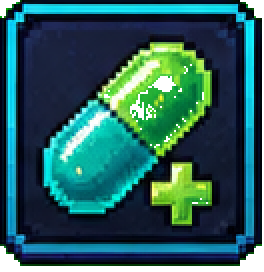
#> input picture src/assets/battle-hud/cmd-anti-inflammatory.png, 132 x 136 px (shown 2 times larger)
$ python inspect_spritesheet.py --input ../../../../src/assets/battle-hud/cmd-anti-inflammatory.png
#> lines starting #> are read from the running program, lines starting #| are printed output that depends on the picture; after the words box and inside, x2 and y2 are one past the last pixel; in counts of white or black regions, pixels touching at a corner belong together
#!/usr/bin/env python3
"""Inspect a spritesheet without assuming that a visible checkerboard is alpha."""

from __future__ import annotations

import argparse
import json
from collections import Counter
from pathlib import Path

from PIL import Image


def parse_args() -> argparse.Namespace:
    parser = argparse.ArgumentParser()
    parser.add_argument("--input", required=True)
    parser.add_argument("--output")
    return parser.parse_args()


def edge_pixels(image: Image.Image) -> list[tuple[int, int, int]]:
    rgb = image.convert("RGB")
    width, height = rgb.size
    pixels = rgb.load()
    edge: list[tuple[int, int, int]] = []
    for x in range(width):
        edge.append(pixels[x, 0])
        if height > 1:
            edge.append(pixels[x, height - 1])
    for y in range(1, max(1, height - 1)):
        edge.append(pixels[0, y])
        if width > 1:
            edge.append(pixels[width - 1, y])
    return edge


def main() -> None:
    args = parse_args()
    input_path = Path(args.input)
    image = Image.open(input_path)
#> image is the input picture: PIL image 132x136 RGBA; mean R, G, B, A 27.9, 91.7, 79.4, 241.8
    rgba = image.convert("RGBA")
    alpha = rgba.getchannel("A")
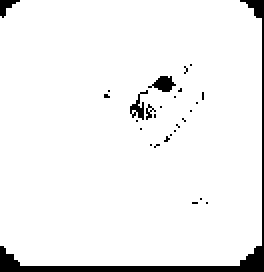
#> alpha: PIL image 132x136 L (shown 2 times larger); 94.8% white; 28 black regions (24 under 20 px), largest, box (x1, y1, x2, y2) and area: (0, 0, 132, 136) 713, (74, 38, 88, 46) 64, (65, 45, 74, 60) 50, (0, 0, 10, 9) 43
    alpha_extrema = alpha.getextrema()
#> alpha_extrema = (0, 255)
    total_pixels = image.width * image.height
#> total_pixels = 17952
    transparent_pixels = total_pixels - alpha.histogram()[255]
#> transparent_pixels = 932
    edges = edge_pixels(image)
#> in edge_pixels, `rgb = image.convert("RGB")`:
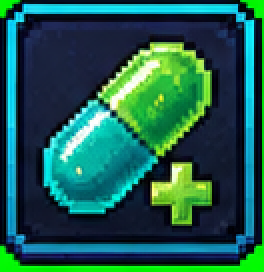
#> rgb: PIL image 132x136 RGB (shown 2 times larger); mean R, G, B 27.9, 91.7, 79.4
#> after the loop in edge_pixels, `for x in range(width):`: edge = 264 items, first 6: (5, 249, 5), (2, 249, 3), (5, 249, 3), (2, 248, 3), (4, 250, 1), (2, 249, 2)
#> after the loop in edge_pixels, `for y in range(1, max(1, height - 1)):`: edge = 532 items, first 6: (5, 249, 5), (2, 249, 3), (5, 249, 3), (2, 248, 3), (4, 250, 1), (2, 249, 2)
#> edges has the same summary as edge in edge_pixels
    edge_counts = Counter(edges)
#> edge_counts = 306 items
    grayscale_edges = sum(
        count
        for (red, green, blue), count in edge_counts.items()
        if max(red, green, blue) - min(red, green, blue) <= 5
    )
#> grayscale_edges = 1
    grayscale_edge_ratio = grayscale_edges / max(1, len(edges))
#> grayscale_edge_ratio = 0.00188
    dominant_edges = [
        {"rgb": list(color), "count": count}
        for color, count in edge_counts.most_common(8)
    ]
#> dominant_edges = 8 items
    dominant_gray_count = sum(
        1
        for item in dominant_edges[:4]
        if max(item["rgb"]) - min(item["rgb"]) <= 5
    )
#> dominant_gray_count = 0
    has_alpha_channel = "A" in image.getbands()
#> has_alpha_channel = True
    likely_baked_checkerboard = (
        transparent_pixels == 0
        and grayscale_edge_ratio >= 0.65
        and dominant_gray_count >= 2
    )
#> likely_baked_checkerboard = False

    report = {
        "input": str(input_path),
        "format": image.format,
        "mode": image.mode,
        "bands": list(image.getbands()),
        "size": [image.width, image.height],
        "pixelCount": total_pixels,
        "hasAlphaChannel": has_alpha_channel,
        "alphaExtrema": list(alpha_extrema),
        "transparentPixelCount": transparent_pixels,
        "transparentPixelRatio": transparent_pixels / max(1, total_pixels),
        "grayscaleEdgeRatio": grayscale_edge_ratio,
        "dominantEdgeColors": dominant_edges,
        "likelyBakedCheckerboard": likely_baked_checkerboard,
        "manualChecksRequired": [
            "labels and reference text",
            "animation rows and frame counts",
            "margins, spacing, and irregular grid regions",
            "clipped or overlapping content",
            "proportion and design drift",
            "halos and interior colors close to the background",
        ],
    }
    serialized = json.dumps(report, indent=2)
    if args.output:
        output_path = Path(args.output)
        output_path.parent.mkdir(parents=True, exist_ok=True)
        output_path.write_text(serialized, encoding="utf-8")
    print(serialized)
#> (printed output is left out)


if __name__ == "__main__":
    main()

$ run again, on src/assets/battle-hud/cmd-attack.png
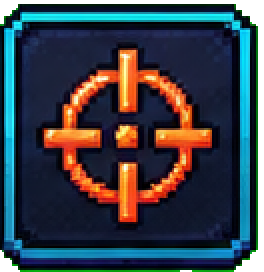
#> input picture src/assets/battle-hud/cmd-attack.png, 132 x 136 px (shown 2 times larger)
#> in main, image is the input picture: PIL image 132x136 RGBA; mean R, G, B, A 44.2, 64, 60.2, 241.8
#> in main, `alpha = rgba.getchannel("A")`:
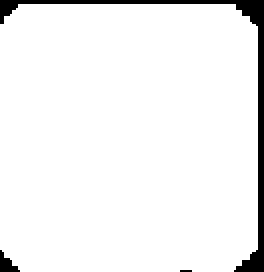
#> alpha: PIL image 132x136 L (shown 2 times larger); 94.8% white; 3 black regions (1 under 20 px), largest, box (x1, y1, x2, y2) and area: (0, 0, 132, 136) 864, (0, 125, 10, 136) 58
#> alpha_extrema = (0, 255)
#> transparent_pixels = 928
#> in edge_pixels, `rgb = image.convert("RGB")`:
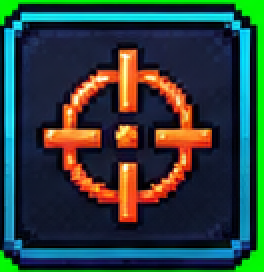
#> rgb: PIL image 132x136 RGB (shown 2 times larger); mean R, G, B 44.2, 64, 60.2
#> after the loop in edge_pixels, `for x in range(width):`: edge = 264 items, first 6: (3, 250, 5), (3, 250, 4), (3, 250, 5), (4, 251, 3), (3, 249, 4), (4, 250, 2)
#> after the loop in edge_pixels, `for y in range(1, max(1, height - 1)):`: edge = 532 items, first 6: (3, 250, 5), (3, 250, 4), (3, 250, 5), (4, 251, 3), (3, 249, 4), (4, 250, 2)
#> edges has the same summary as edge in edge_pixels
#> edge_counts = 291 items
#> grayscale_edges = 2
#> grayscale_edge_ratio = 0.00376
#> dominant_edges = 8 items
#> dominant_gray_count = 0
#> has_alpha_channel = True
#> likely_baked_checkerboard = False
#> (printed output is left out)

$ run again, on src/assets/battle-hud/cmd-bacterial-analysis.png
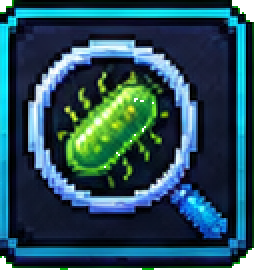
#> input picture src/assets/battle-hud/cmd-bacterial-analysis.png, 132 x 136 px (shown 2 times larger)
#> in main, image is the input picture: PIL image 132x136 RGBA; mean R, G, B, A 32.5, 84, 81.1, 239.1
#> in main, `alpha = rgba.getchannel("A")`:
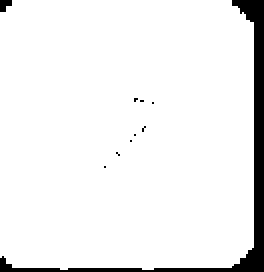
#> alpha: PIL image 132x136 L (shown 2 times larger); 93.8% white; 10 black regions (8 under 20 px), largest, box (x1, y1, x2, y2) and area: (0, 0, 132, 136) 1078, (0, 0, 6, 6) 27
#> alpha_extrema = (0, 255)
#> transparent_pixels = 1119
#> in edge_pixels, `rgb = image.convert("RGB")`:
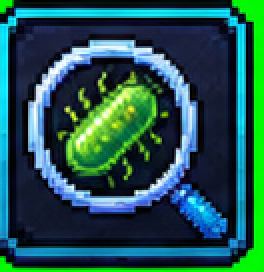
#> rgb: PIL image 132x136 RGB (shown 2 times larger); mean R, G, B 32.5, 84, 81.1
#> after the loop in edge_pixels, `for x in range(width):`: edge = 264 items, first 6: (4, 250, 6), (2, 252, 3), (5, 249, 7), (3, 253, 3), (9, 247, 8), (4, 253, 4)
#> after the loop in edge_pixels, `for y in range(1, max(1, height - 1)):`: edge = 532 items, first 6: (4, 250, 6), (2, 252, 3), (5, 249, 7), (3, 253, 3), (9, 247, 8), (4, 253, 4)
#> edges has the same summary as edge in edge_pixels
#> edge_counts = 294 items
#> grayscale_edges = 51
#> grayscale_edge_ratio = 0.0959
#> dominant_edges = 8 items
#> dominant_gray_count = 0
#> has_alpha_channel = True
#> likely_baked_checkerboard = False
#> (printed output is left out)

$ run again, on src/assets/battle-hud/cmd-cytotoxic.png
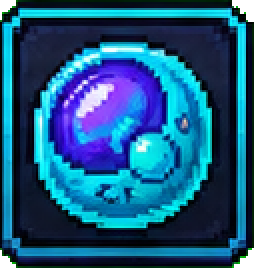
#> input picture src/assets/battle-hud/cmd-cytotoxic.png, 132 x 136 px (shown 2 times larger)
#> in main, image is the input picture: PIL image 132x136 RGBA; mean R, G, B, A 20.7, 95.2, 119.2, 238.7
#> in main, `alpha = rgba.getchannel("A")`:
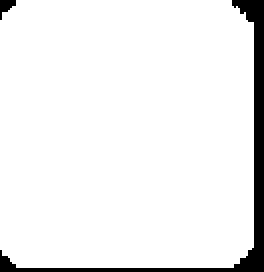
#> alpha: PIL image 132x136 L (shown 2 times larger); 93.6% white; 2 black regions, box (x1, y1, x2, y2) and area: (0, 0, 132, 136) 1105, (0, 0, 8, 10) 43
#> alpha_extrema = (0, 255)
#> transparent_pixels = 1148
#> in edge_pixels, `rgb = image.convert("RGB")`:
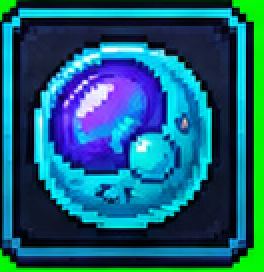
#> rgb: PIL image 132x136 RGB (shown 2 times larger); mean R, G, B 20.7, 95.2, 119.2
#> after the loop in edge_pixels, `for x in range(width):`: edge = 264 items, first 6: (4, 249, 6), (3, 248, 5), (5, 250, 5), (3, 248, 4), (6, 249, 6), (3, 247, 3)
#> after the loop in edge_pixels, `for y in range(1, max(1, height - 1)):`: edge = 532 items, first 6: (4, 249, 6), (3, 248, 5), (5, 250, 5), (3, 248, 4), (6, 249, 6), (3, 247, 3)
#> edges has the same summary as edge in edge_pixels
#> edge_counts = 206 items
#> grayscale_edges = 106
#> grayscale_edge_ratio = 0.199
#> dominant_edges = 8 items
#> dominant_gray_count = 1
#> has_alpha_channel = True
#> likely_baked_checkerboard = False
#> (printed output is left out)
